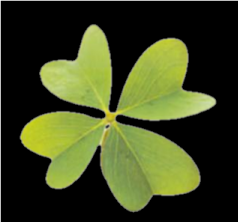
#> input picture object manipulation/feuille.png, 238 x 222 px
$ python 'houghline and snake ccontour.py'
#> lines starting #> are read from the running program, lines starting #| are printed output that depends on the picture; after the words box and inside, x2 and y2 are one past the last pixel; in counts of white or black regions, pixels touching at a corner belong together


			#actif contour: snake contour & houghline testing using pyton and opencv

#librairies importation
import numpy as np
import matplotlib.pyplot as plt
import numpy as np
import matplotlib.pyplot as plt
import cv2
from PIL import Image
from scipy import ndimage
from skimage.color import rgb2gray
from skimage import data
from skimage.filters import gaussian
from skimage.segmentation import active_contour

#image importation
image = cv2.imread("feuille.png")
#> image is the input picture: shape (222, 238, 3); mean B, G, R 30.9, 67.6, 59.9
plt.imshow(image)

#snake contour
image = rgb2gray(image)
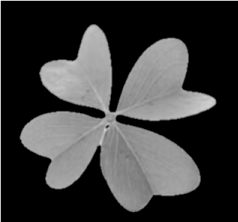
#> image: shape (222, 238) float64; min 0, max 0.937, mean 0.232
s = np.linspace(0, 2*np.pi, 1000)
r =120 + 100*np.sin(s)
c = 120 + 100*np.cos(s)
init = np.array([r, c]).T
snake = active_contour(gaussian(image,3, preserve_range=False),
init, alpha=0.1, beta=10, gamma=0.001, max_iterations=8000)
#> snake = 1000 pairs, first value 24.7 to 211.3, second value 19.49 to 214.8
fig, ax = plt.subplots(figsize=(7, 7))
ax.imshow(image, cmap=plt.cm.gray)
ax.plot(init[:, 1], init[:, 0], '--r', lw=3)
ax.plot(snake[:, 1], snake[:, 0], '-b', lw=3)
ax.set_xticks([]), ax.set_yticks([])
ax.axis([0, image.shape[1], image.shape[0], 0])
plt.show()
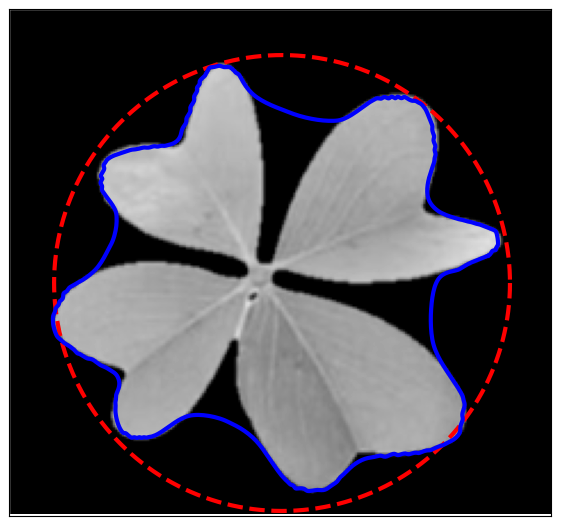
#> figure drawn by matplotlib, 1 panel

#houghline
image = cv2.imread("Road.png")
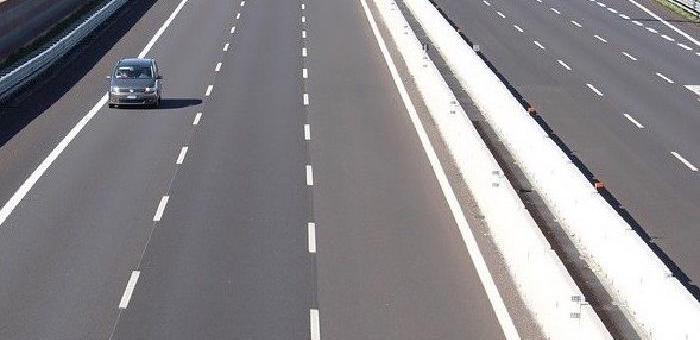
#> input picture object manipulation/Road.png, 700 x 340 px
#> image is the input picture: shape (340, 700, 3); mean B, G, R 138.4, 134.8, 137.4
plt.imshow(image)
grayscale = cv2.cvtColor(image,cv2.COLOR_BGR2GRAY)
edges = cv2.Canny(grayscale,200,500)
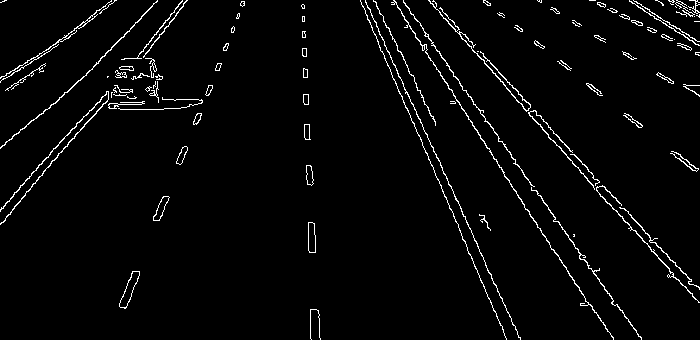
#> edges: shape (340, 700); 2.9% white in thin lines or dots
edges = cv2.Canny(grayscale, 200, 500)
lines = cv2.HoughLinesP(edges,1.8,np.pi/250,70,np.array([]) ,60,50)
#> lines = 38 rows, first 6: [403, 1, 641, 338], [393, 2, 613, 339], [428, 0, 698, 302], [365, 0, 518, 337], [433, 1, 692, 284], [367, 19, 503, 329]
for line in lines:
    for x1, y1, x2, y2 in line:
        cv2.line(image, (x1, y1), (x2, y2),color=(100,220,20),thickness=3)
#> this loop made 38 passes
#> line on passes 1 to 12: [[403, 1, 641, 338]], [[393, 2, 613, 339]], [[428, 0, 698, 302]], [[365, 0, 518, 337]], [[433, 1, 692, 284]], [[367, 19, 503, 329]], [[10, 214, 182, 1]], [[441, 8, 699, 289]], [[20, 185, 178, 12]], [[303, 4, 315, 248]], [[394, 0, 585, 301]], [[153, 218, 242, 1]]
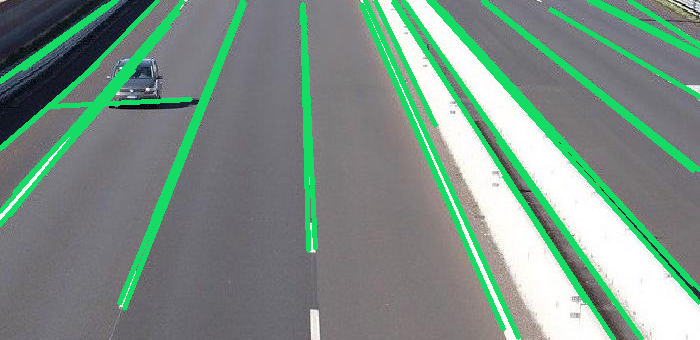
#> image: shape (340, 700, 3); 12.18% of pixels changed, all inside (x1, y1, x2, y2) = (0, 0, 700, 340)

plt.imshow(image)
#> figure, not shown here; B, G, R data is drawn as R, G, B
